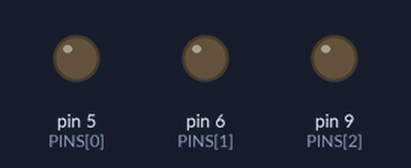
Recording of a sketch running on a simulated Arduino Uno, built with avr-gcc and run on an emulated ATmega328P. Parts: output pins drawn as LEDs (lit = HIGH).

Above: at 0.15 s.
Timing chart, 0 to 1.6 s (numbered marks = the images above):
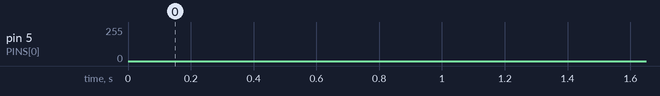

The sketch:

_6_rgb_led.ino
```cpp
//PWM - Pulse Width Modulation
//UNO - pins 3, 5, 6, 9, 10, and 11
//MEGA - pins 2 - 13 and 44 - 46
const uint8_t PINS[] = { 5, 6, 9 };
void setup() {
  // put your setup code here, to run once:
  for (uint8_t i = 0; i < sizeof(PINS); i++)
    pinMode(PINS[i], OUTPUT);
}
void loop() {
  // put your main code here, to run repeatedly:
  for (uint8_t i = 0; i < sizeof(PINS); i++) {
    for (uint8_t v = 0; v < 255; v++) {
      analogWrite(PINS[i], v);
      delay(3);
    }
    for (uint8_t v = 0; v < 255; v++) {
      analogWrite(PINS[i], 255 - v);
      delay(3);
    }
    analogWrite(PINS[i], 0);
  }
}
```
